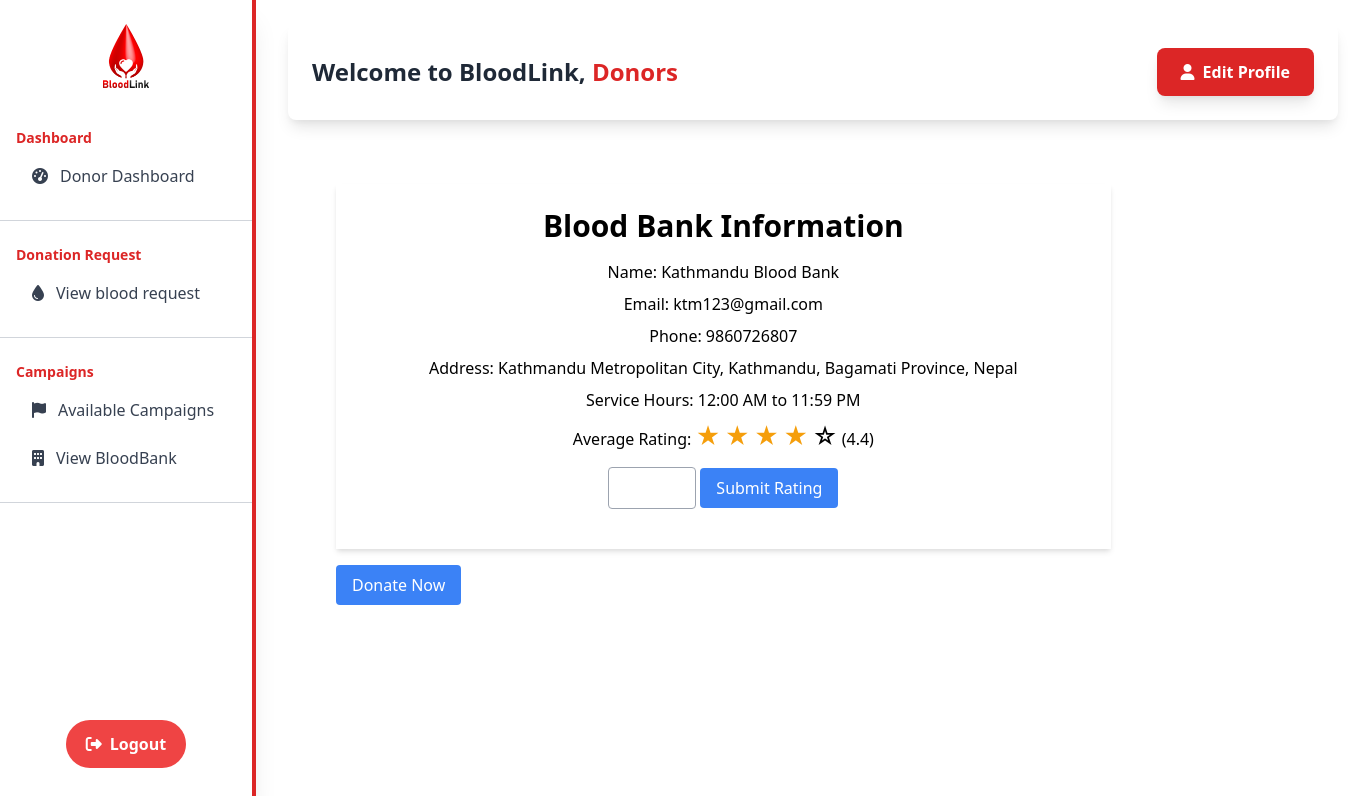
The app's page /Donordashboard/request.php?id=40 (signed in) with its own data.
### tables this page shows
CREATE TABLE `bloodbank` (
  `id` int(11) UNSIGNED NOT NULL,
  `service_type` enum('24-hour','Custom') NOT NULL,
  `service_start_time` time DEFAULT NULL,
  `service_end_time` time DEFAULT NULL,
  `image` varchar(255) DEFAULT 'img/slide1.png'
);

CREATE TABLE `users` (
  `id` int(11) UNSIGNED NOT NULL,
  `fullname` varchar(255) NOT NULL,
  `email` varchar(255) NOT NULL,
  `password` varchar(255) NOT NULL,
  `phone` varchar(20) DEFAULT NULL,
  `address` varchar(255) DEFAULT NULL,
  `user_type` enum('User','Donor','Admin','BloodBank') NOT NULL,
  `latitude` decimal(9,6) DEFAULT NULL,
  `longitude` decimal(9,6) DEFAULT NULL
);

### Donordashboard/request.php (the view, shortened to what this page needs)
<?php
require('../connection.php');
$bloodBankId = intval($_GET['id']);
$bankStmt = $con->prepare("SELECT b.id, u.fullname, u.email, u.phone, u.address, b.service_start_time, b.service_end_time, b.image
                            FROM bloodbank AS b
                            JOIN users AS u ON b.id = u.id
                            WHERE b.id = ?");
$bankStmt->bind_param('i', $bloodBankId);
$bankStmt->execute();
$bloodBank = $bankStmt->get_result()->fetch_assoc();
$avgRatingStmt = $con->prepare("SELECT AVG(rating) as average_rating FROM blood_bank_ratings WHERE blood_bank_id = ?");
$avgRatingStmt->bind_param("i", $bloodBankId);
$avgRatingStmt->execute();
$averageRating = $avgRatingStmt->get_result()->fetch_assoc()['average_rating'];
$averageRating = $averageRating ? round($averageRating, 1) : 'No ratings yet';
$service_hours_query = $con->prepare("SELECT service_start_time, service_end_time FROM bloodbank WHERE id = ?");
$service_hours_query->bind_param("i", $bloodBankId);
$service_hours_query->execute();
$service_hours_result = $service_hours_query->get_result();
$service_hours = '';
if ($service_hours_result && $service_hours_result->num_rows > 0) {
    $service_hours_data = $service_hours_result->fetch_assoc();
    $service_hours = date("g:i A", strtotime($service_hours_data['service_start_time'])) . ' to ' . date("g:i A", strtotime($service_hours_data['service_end_time']));
}
?>
<!DOCTYPE html>
<html lang="en">
<head>
    <link href="https://cdn.jsdelivr.net/npm/tailwindcss@2.2.19/dist/tailwind.min.css" rel="stylesheet">
</head>
<body class="font-Roboto">
    <section class=" w-full p-10 ml-40">
        <div class="flex  ml-20 flex-col lg:flex-row lg:space-x-10">
            <div class="px-4 ml-10 w-2/3">
                <div class="flex-cols gap-2">
                    <div class="text-black p-6 bg-white w-full shadow-md">
                        <h2 class="text-3xl text-center text-black font-semibold mb-4">Blood Bank Information</h2>
                        <p class="text-center mb-2">Name:
                            <?= htmlspecialchars($bloodBank['fullname'], ENT_QUOTES, 'UTF-8'); ?>
                        </p>
                        <p class="text-center mb-2">Email:
                            <?= htmlspecialchars($bloodBank['email'], ENT_QUOTES, 'UTF-8'); ?>
                        </p>
                        <p class="text-center mb-2">Phone:
                            <?= htmlspecialchars($bloodBank['phone'], ENT_QUOTES, 'UTF-8'); ?>
                        </p>
                        <p class="text-center mb-2">Address:
                            <?= htmlspecialchars($bloodBank['address'], ENT_QUOTES, 'UTF-8'); ?>
                        </p>
                        <p class="text-center mb-2">Service Hours: <?php echo $service_hours; ?></p>
                        <h3 class="text-center">Average Rating:
                            <?php if ($averageRating === 'No ratings yet'): ?>
                                <?= htmlspecialchars($averageRating, ENT_QUOTES, 'UTF-8'); ?>
                            <?php else: ?>
                                <?php for ($i = 1; $i <= 5; $i++): ?>
                                    <span
                                        class="<?= $i <= $averageRating ? 'text-2xl text-yellow-500' : 'text-2xl' ?>"><?= $i <= $averageRating ? '&#9733;' : '&#9734;'; ?></span>
                                <?php endfor; ?>
                                (<?= htmlspecialchars($averageRating, ENT_QUOTES, 'UTF-8'); ?>)
                            <?php endif; ?>
                        </h3>
                        <form method="POST" action="">
                            <div class="mb-4 text-center">
                                <input type="number" name="rating" min="1" max="5" required
                                    class="border border-gray-400 p-2 rounded">
                                <button type="submit" class="mt-4 bg-blue-500 text-white px-4 py-2 rounded">Submit
                                    Rating</button>
                            </div>
                        </form>
                    </div>
                    <a href="donaterequest.php?id=<?= $bloodBankId; ?>"
                        class="mt-4 inline-block bg-blue-500 text-white px-4 py-2 rounded">Donate Now</a>
                </div>
            </div>
        </div>
    </section>
</body>
</html>

### records on screen
bloodbank: id.fullname "Kathmandu Blood Bank", id.email "ktm123@gmail.com", id.phone "9860726807", id.address "Kathmandu Metropolitan City, Kathmandu, Bagamati Province, Nepal", service_hours "12:00 AM to 11:59 PM"

### other values on screen
$_SESSION['donorname'] "Donors"
$averageRating "4.4"
